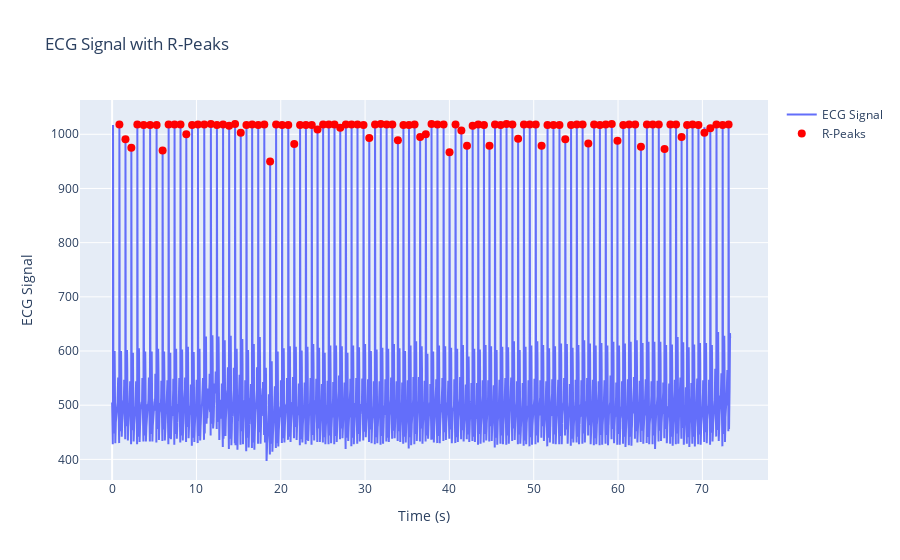

The cell this chart's notebook holds for it:
### Code cell
# R PEAKS WITH HEART RATE
import pandas as pd
import neurokit2 as nk
import numpy as np
import plotly.graph_objects as go

csv_file = 'C:\\Users\\PAYAL\\Downloads\\data_2024-09-10_18-27-21.csv' 
data = pd.read_csv(csv_file)

ecg_data = data['Channel1'] 
time = np.arange(len(ecg_data)) / 250  # Create a time array in sec
ecg_signal = nk.ecg_clean(ecg_data, sampling_rate=250) 
peaks = nk.ecg_findpeaks(ecg_signal, sampling_rate=250)
r_peak_indices = peaks['ECG_R_Peaks']
r_peak_times = r_peak_indices / 250
rr_intervals = np.diff(r_peak_times)
heart_rate = 60 / rr_intervals.mean() if len(rr_intervals) > 0 else np.nan
print(f'Average Heart Rate: {heart_rate:.2f} BPM')

fig = go.Figure()
fig.add_trace(go.Scatter(x=time, y=ecg_data, mode='lines', name='ECG Signal'))

fig.add_trace(go.Scatter(x=time[r_peak_indices], y=ecg_data.iloc[r_peak_indices],
                         mode='markers', name='R-Peaks', marker=dict(color='red', size=8)))

fig.update_layout(title='ECG Signal with R-Peaks',
                  xaxis_title='Time (s)',
                  yaxis_title='ECG Signal')

fig.show()

### Figure 1 — Plotly figure (JSON) as saved in the notebook; plotly's stock layout.template omitted (floating-point values rounded to 4 significant figures; data arrays with more than 128 entries replaced by an {"elided": "..."} marker saying what was removed)
{"data": [{"mode": "lines", "name": "ECG Signal", "type": "scatter", "x": {"elided": "18325 float values"}, "y": {"elided": "18325 int values"}}, {"marker": {"color": "red", "size": 8}, "mode": "markers", "name": "R-Peaks", "type": "scatter", "x": [0.864, 1.584, 2.28, 2.992, 3.74, 4.508, 5.276, 5.988, 6.7, 7.404, 8.112, 8.8, 9.484, 10.18, 10.93, 11.71, 12.43, 13.16, 13.88, 14.58, 15.26, 15.93, 16.61, 17.33, 18.05, 18.74, 19.45, 20.16, 20.89, 21.6, 22.29, 22.98, 23.68, 24.36, 25.02, 25.7, 26.37, 27.06, 27.72, 28.4, 29.1, 29.81, 30.5, 31.18, 31.86, 32.55, 33.23, 33.89, 34.55, 35.2, 35.87, 36.53, 37.2, 37.88, 38.58, 39.31, 40.02, 40.73, 41.42, 42.09, 42.76, 43.42, 44.1, 44.75, 45.41, 46.08, 46.78, 47.47, 48.15, 48.84, 49.53, 50.24, 50.93, 51.64, 52.34, 53.05, 53.74, 54.43, 55.11, 55.8, 56.48, 57.16, 57.84, 58.54, 59.26, 59.93, 60.62, 61.31, 62.03, 62.72, 63.42, 64.12, 64.83, 65.52, 66.21, 66.88, 67.54, 68.19, 68.84, 69.53, 70.24, 70.94, 71.67, 72.4, 73.11], "y": [1018, 991, 975, 1018, 1017, 1017, 1017, 970, 1018, 1018, 1018, 1000, 1017, 1018, 1018, 1019, 1017, 1018, 1016, 1019, 1003, 1017, 1018, 1017, 1018, 950, 1018, 1017, 1017, 982, 1017, 1017, 1017, 1009, 1018, 1018, 1018, 1012, 1018, 1018, 1018, 1017, 993, 1018, 1019, 1018, 1018, 989, 1017, 1017, 1018, 995, 1000, 1019, 1018, 1018, 967, 1018, 1007, 979, 1016, 1018, 1017, 979, 1018, 1017, 1019, 1018, 992, 1018, 1018, 1018, 979, 1017, 1017, 1017, 991, 1017, 1018, 1018, 983, 1018, 1017, 1018, 1019, 988, 1017, 1018, 1018, 977, 1018, 1018, 1018, 973, 1018, 1018, 995, 1017, 1018, 1017, 1003, 1011, 1018, 1017, 1018]}], "layout": {"autosize": true, "title": {"text": "ECG Signal with R-Peaks"}, "xaxis": {"autorange": true, "range": [-3.664, 77.64], "title": {"text": "Time (s)"}, "type": "linear"}, "yaxis": {"autorange": true, "range": [361.3, 1074.0], "title": {"text": "ECG Signal"}, "type": "linear"}}}
